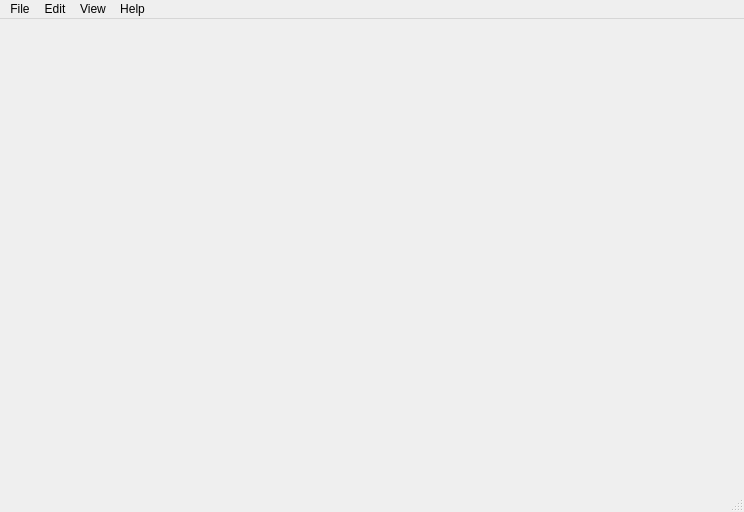
<?xml version="1.0" encoding="UTF-8"?>
<ui version="4.0">
 <class>MainWindow</class>
 <widget class="QMainWindow" name="MainWindow">
  <property name="geometry">
   <rect>
    <x>0</x>
    <y>0</y>
    <width>744</width>
    <height>512</height>
   </rect>
  </property>
  <property name="windowTitle">
   <string>MainWindow</string>
  </property>
  <widget class="QWidget" name="centralwidget">
   <widget class="QWidget" name="gridLayoutWidget">
    <property name="geometry">
     <rect>
      <x>20</x>
      <y>40</y>
      <width>641</width>
      <height>401</height>
     </rect>
    </property>
    <layout class="QGridLayout" name="gridLayout"/>
   </widget>
  </widget>
  <widget class="QMenuBar" name="menubar">
   <property name="geometry">
    <rect>
     <x>0</x>
     <y>0</y>
     <width>744</width>
     <height>25</height>
    </rect>
   </property>
   <widget class="QMenu" name="menuFile">
    <property name="title">
     <string>File</string>
    </property>
    <addaction name="actionNew"/>
    <addaction name="separator"/>
    <addaction name="actionOpen"/>
    <addaction name="separator"/>
    <addaction name="actionSave"/>
    <addaction name="actionSave_As"/>
    <addaction name="separator"/>
    <addaction name="actionQuit"/>
   </widget>
   <widget class="QMenu" name="menuEdit">
    <property name="title">
     <string>Edit</string>
    </property>
    <addaction name="actionUndo"/>
    <addaction name="actionRedo"/>
   </widget>
   <widget class="QMenu" name="menuHelp">
    <property name="title">
     <string>Help</string>
    </property>
    <addaction name="actionAbout_Us"/>
   </widget>
   <widget class="QMenu" name="menuView">
    <property name="title">
     <string>View</string>
    </property>
    <addaction name="actionPainting_Window"/>
   </widget>
   <addaction name="menuFile"/>
   <addaction name="menuEdit"/>
   <addaction name="menuView"/>
   <addaction name="menuHelp"/>
  </widget>
  <widget class="QStatusBar" name="statusbar"/>
  <action name="actionAbout_Us">
   <property name="text">
    <string>About Us</string>
   </property>
  </action>
  <action name="actionUndo">
   <property name="text">
    <string>Undo</string>
   </property>
   <property name="shortcut">
    <string>Ctrl+Z</string>
   </property>
  </action>
  <action name="actionRedo">
   <property name="text">
    <string>Redo</string>
   </property>
   <property name="shortcut">
    <string>Ctrl+Y</string>
   </property>
  </action>
  <action name="actionOpen">
   <property name="text">
    <string>Open</string>
   </property>
   <property name="shortcut">
    <string>Ctrl+O</string>
   </property>
  </action>
  <action name="actionSave_As">
   <property name="text">
    <string>Save As</string>
   </property>
  </action>
  <action name="actionSave">
   <property name="text">
    <string>Save</string>
   </property>
   <property name="shortcut">
    <string>Ctrl+S</string>
   </property>
  </action>
  <action name="actionQuit">
   <property name="text">
    <string>Quit</string>
   </property>
   <property name="shortcut">
    <string>Ctrl+Q</string>
   </property>
  </action>
  <action name="actionNew">
   <property name="text">
    <string>New</string>
   </property>
   <property name="shortcut">
    <string>Ctrl+N</string>
   </property>
  </action>
  <action name="actionPainting_Window">
   <property name="checkable">
    <bool>true</bool>
   </property>
   <property name="checked">
    <bool>true</bool>
   </property>
   <property name="text">
    <string>Painting Window</string>
   </property>
  </action>
 </widget>
 <resources/>
 <connections/>
</ui>
